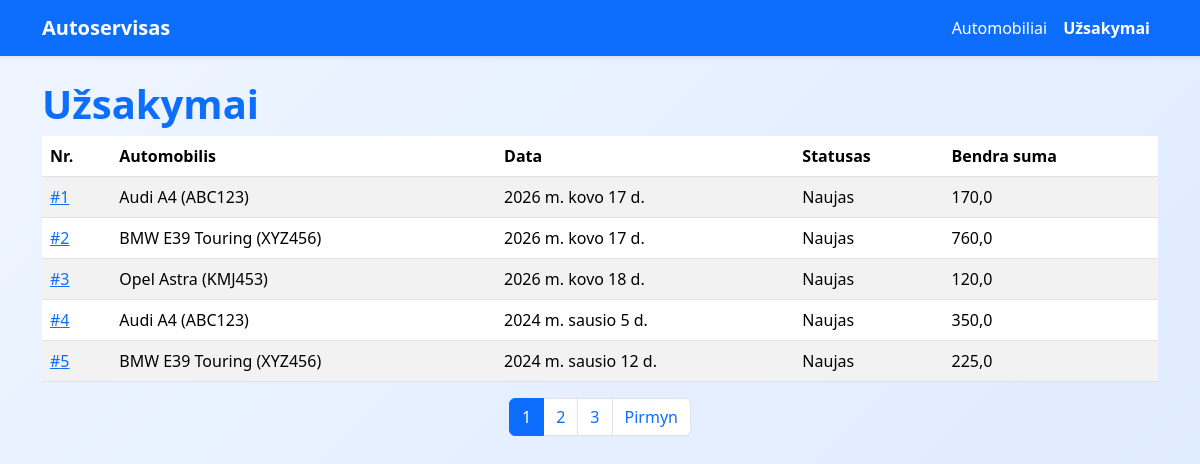
The app's page /uzsakymai/ with its own data.
### autoservice/models.py (models this page shows, shortened)
class Order(models.Model):
    STATUS_CHOICES = [
        ("naujas", "Naujas"),
        ("vykdomas", "Vykdomas"),
        ("baigtas", "Baigtas"),
        ("atsauktas", "Atšauktas"),
    ]
    date = models.DateField(verbose_name="Data")
    car = models.ForeignKey("Car", verbose_name="Automobilis", on_delete=models.CASCADE)
    status = models.CharField(
        verbose_name="Statusas",
        max_length=20,
        choices=STATUS_CHOICES,
        default="naujas"
    )
    class Meta:
        verbose_name = "Užsakymas"
        verbose_name_plural = "Užsakymai"
    def total(self):
        return sum(line.line_sum() for line in self.lines.all())
    total.short_description = "Bendra suma"

class Car(models.Model):
    make = models.CharField(verbose_name="Gamintojas", max_length=100)
    model = models.CharField(verbose_name="Modelis", max_length=100)
    license_plate = models.CharField(verbose_name="Valstybinis numeris", max_length=20)
    vin_code = models.CharField(verbose_name="VIN kodas", max_length=50)
    client_name = models.CharField(verbose_name="Klientas", max_length=200)
    photo = models.ImageField(upload_to="car_photos/", null=True, blank=True, verbose_name="Nuotrauka")
    class Meta:
        verbose_name = "Automobilis"
        verbose_name_plural = "Automobiliai"
    def __str__(self):
        return f"{self.make} {self.model} ({self.license_plate})"

class OrderLine(models.Model):
    STATUS_CHOICES = [
        ("laukiama", "Laukiama"),
        ("vykdoma", "Vykdoma"),
        ("baigta", "Baigta"),
    ]
    order = models.ForeignKey(
        Order,
        related_name="lines",
        on_delete=models.CASCADE,
        verbose_name="Užsakymas"
    )
    service = models.ForeignKey(
        Service,
        on_delete=models.CASCADE,
        verbose_name="Paslauga"
    )
    quantity = models.PositiveIntegerField(
        default=1,
        verbose_name="Kiekis"
    )
    status = models.CharField(
        max_length=20,
        choices=STATUS_CHOICES,
        default="laukiama",
        verbose_name="Paslaugos statusas"
    )
    class Meta:
        verbose_name = "Užsakymo eilutė"
        verbose_name_plural = "Užsakymo eilutės"
    def line_sum(self):
        return self.quantity * self.service.price

class Service(models.Model):
    name = models.CharField(verbose_name="Pavadinimas", max_length=200)
    price = models.FloatField(verbose_name="Kaina")
    class Meta:
        verbose_name = "Paslauga"
        verbose_name_plural = "Paslaugos"

### autoservice/views.py (the view)
# urls.py: path("uzsakymai/", views.OrderListView.as_view(), name="uzsakymai"),
class OrderListView(generic.ListView):
    model = Order
    template_name = "uzsakymai.html"
    context_object_name = "orders"
    paginate_by = 5

### autoservice/templates/uzsakymai.html (shortened to what this page needs)
{% extends "base.html" %}
{% block content %}
<h1>Užsakymai</h1>
{% if orders %}
<table class="table table-striped">
    <thead>
        <tr>
            <th>Nr.</th>
            <th>Automobilis</th>
            <th>Data</th>
            <th>Statusas</th>
            <th>Bendra suma</th>
        </tr>
    </thead>
    <tbody>
    {% for order in orders %}
        <tr>
            <td>
                <a href="{% url 'uzsakymas' order.id %}">
                    #{{ order.id }}
                </a>
            </td>
            <td>{{ order.car }}</td>
            <td>{{ order.date }}</td>
            <td>{{ order.get_status_display }}</td>
            <td>{{ order.total }}</td>
        </tr>
    {% endfor %}
    </tbody>
</table>
{% else %}
<p>Nėra užsakymų.</p>
{% endif %}
{% if is_paginated %}
<nav>
    <ul class="pagination justify-content-center">
        {% for num in paginator.page_range %}
            {% if page_obj.number == num %}
                <li class="page-item active">
                    <span class="page-link">{{ num }}</span>
                </li>
            {% else %}
                <li class="page-item">
                    <a class="page-link" href="?page={{ num }}">{{ num }}</a>
                </li>
            {% endif %}
        {% endfor %}
        {% if page_obj.has_next %}
            <li class="page-item">
                <a class="page-link" href="?page={{ page_obj.next_page_number }}">Pirmyn</a>
            </li>
        {% endif %}
    </ul>
</nav>
{% endif %}
{% endblock %}

### autoservice/static/css/styles.css (style rules this page uses)
body { background: linear-gradient(135deg, #eef5ff 0%, #dce9ff 100%); font-family: "Segoe UI", sans-serif; min-height: 100vh; }
h1, h2, h3 { color: #0d6efd; font-weight: 600; }
.table tbody tr { transition: background-color 0.2s ease; }

### records on screen
Order: id "1", car "Audi A4 (ABC123)", date "2026 m. kovo 17 d.", status "Naujas", total "170,0"
Order: id "2", car "BMW E39 Touring (XYZ456)", date "2026 m. kovo 17 d.", status "Naujas", total "760,0"
Order: id "3", car "Opel Astra (KMJ453)", date "2026 m. kovo 18 d.", status "Naujas", total "120,0"
Order: id "4", car "Audi A4 (ABC123)", date "2024 m. sausio 5 d.", status "Naujas", total "350,0"
Order: id "5", car "BMW E39 Touring (XYZ456)", date "2024 m. sausio 12 d.", status "Naujas", total "225,0"

### other values on screen
{{ num }} "1"
{{ num }} "2" "3"
